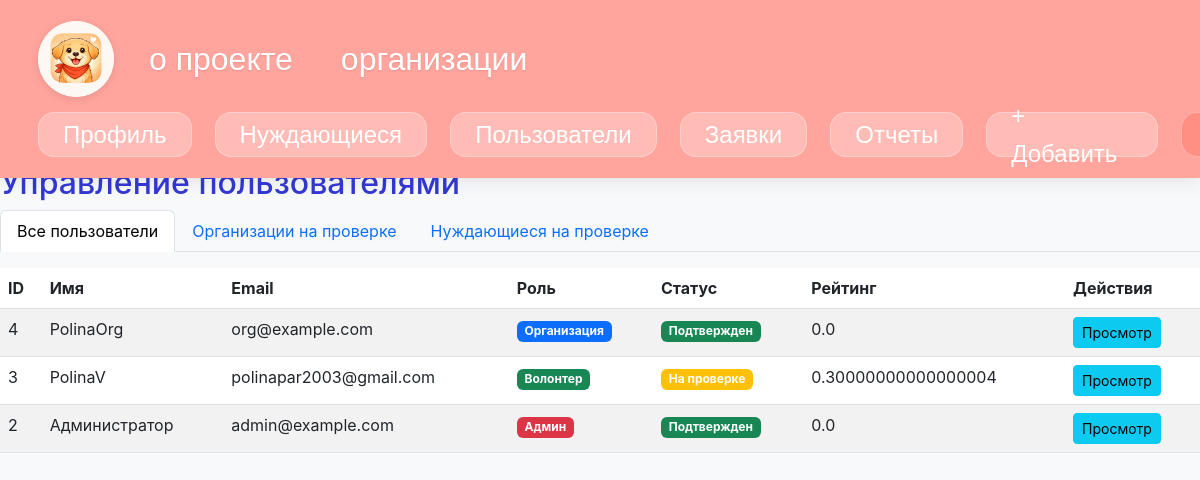
The app's page /admin/users (signed in), older data.
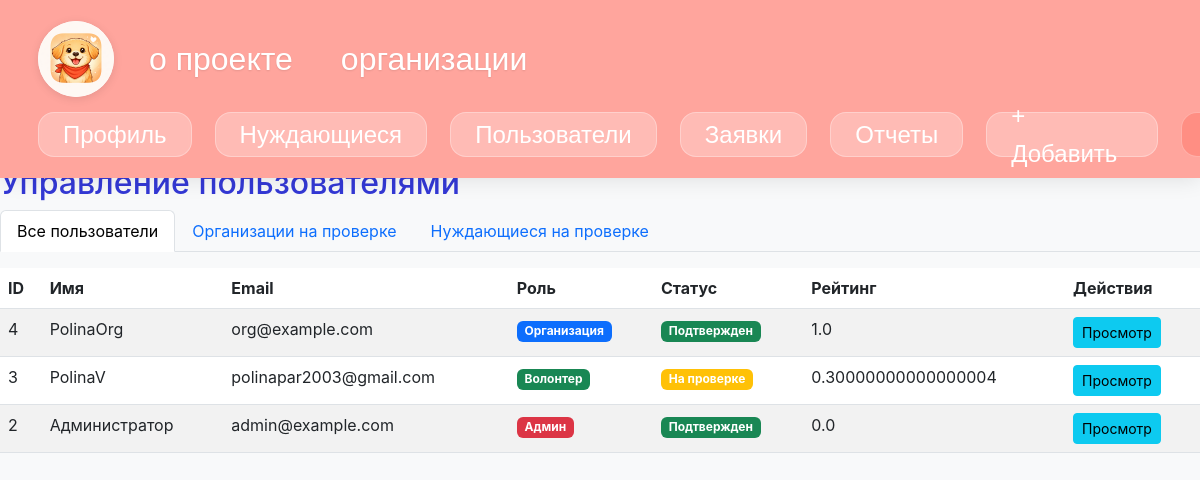
The same page, newer data.
### tables this page shows
CREATE TABLE users (id INTEGER PRIMARY KEY AUTOINCREMENT UNIQUE NOT NULL, name TEXT NOT NULL, email TEXT UNIQUE NOT NULL, password TEXT UNIQUE NOT NULL, photo TEXT, role TEXT NOT NULL, is_verified INTEGER DEFAULT (0), rating REAL DEFAULT (0), completed_tasks INTEGER DEFAULT (0), organization_name TEXT, organization_description TEXT, created_at TEXT, last_login TEXT, phone TEXT UNIQUE);

### app.py (the view)
@app.route('/admin/users')
def admin_users():
    if 'user_id' not in session:
        return redirect(url_for('login'))
    with sqlite3.connect(DB_NAME) as conn:
        c = conn.cursor()
        c.execute('SELECT role FROM users WHERE id = ?', (session['user_id'],))
        user_role = c.fetchone()
        if not user_role or user_role[0] != 'admin':
            flash('Доступ запрещен')
            return redirect(url_for('index'))
        c.execute('''SELECT id, name, email, phone, role, is_verified, rating,
                            completed_tasks, created_at
                     FROM users
                     ORDER BY created_at DESC''')
        users_data = c.fetchall()
        users = []
        for u in users_data:
            users.append({
                'id': u[0],
                'name': u[1],
                'email': u[2],
                'phone': u[3],
                'role': u[4],
                'is_verified': u[5],
                'rating': u[6],
                'completed_tasks': u[7],
                'created_at': u[8]
            })
        return render_template('admin/users.html', users=users, active_tab='users')

### templates/admin/users.html (shortened to what this page needs)
{% extends "layout.html" %}
{% block content %}
<h2 class="mt-4">Управление пользователями</h2>
<ul class="nav nav-tabs mb-3">
    <li class="nav-item">
        <a class="nav-link active" href="/admin/users">Все пользователи</a>
    </li>
    <li class="nav-item">
        <a class="nav-link" href="/admin/organizations">Организации на проверке</a>
    </li>
    <li class="nav-item">
        <a class="nav-link" href="/admin/needies">Нуждающиеся на проверке</a>
    </li>
</ul>
<div class="table-responsive">
    <table class="table table-striped">
        <thead>
            <tr>
                <th>ID</th>
                <th>Имя</th>
                <th>Email</th>
                <th>Роль</th>
                <th>Статус</th>
                <th>Рейтинг</th>
                <th>Действия</th>
            </tr>
        </thead>
        <tbody>
            {% for user in users %}
            <tr>
                <td>{{ user.id }}</td>
                <td>{{ user.name }}</td>
                <td>{{ user.email }}</td>
                <td>
                    {% if user.role == 'admin' %}
                        <span class="badge bg-danger">Админ</span>
                    {% elif user.role == 'organization' %}
                        <span class="badge bg-primary">Организация</span>
                    {% else %}
                        <span class="badge bg-success">Волонтер</span>
                    {% endif %}
                </td>
                <td>
                    {% if user.is_verified %}
                        <span class="badge bg-success">Подтвержден</span>
                    {% else %}
                        <span class="badge bg-warning">На проверке</span>
                    {% endif %}
                </td>
                <td>{{ user.rating }}</td>
                <td>
                    <a href="/admin/user/{{ user.id }}" class="btn btn-sm btn-info">Просмотр</a>
                </td>
            </tr>
            {% endfor %}
        </tbody>
    </table>
</div>
{% endblock %}

Row changes from the older to the newer data that the page shows:
changed users "PolinaOrg": rating "0.0" → "1.0"
